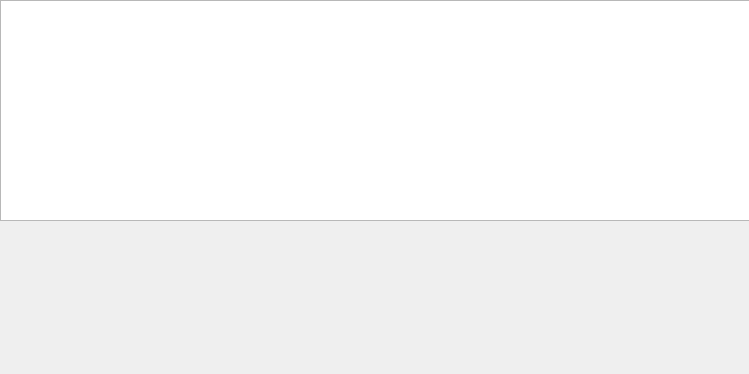
<?xml version="1.0" encoding="UTF-8"?>
<ui version="4.0">
 <class>PalletizingSetingInit</class>
 <widget class="QWidget" name="PalletizingSetingInit">
  <property name="geometry">
   <rect>
    <x>0</x>
    <y>0</y>
    <width>749</width>
    <height>374</height>
   </rect>
  </property>
  <property name="sizePolicy">
   <sizepolicy hsizetype="Fixed" vsizetype="Fixed">
    <horstretch>0</horstretch>
    <verstretch>0</verstretch>
   </sizepolicy>
  </property>
  <property name="windowTitle">
   <string>Form</string>
  </property>
  <widget class="QTableWidget" name="palletizing_tableWidget">
   <property name="geometry">
    <rect>
     <x>0</x>
     <y>0</y>
     <width>981</width>
     <height>221</height>
    </rect>
   </property>
   <attribute name="horizontalHeaderCascadingSectionResizes">
    <bool>true</bool>
   </attribute>
   <attribute name="verticalHeaderMinimumSectionSize">
    <number>30</number>
   </attribute>
  </widget>
 </widget>
 <resources/>
 <connections/>
</ui>
